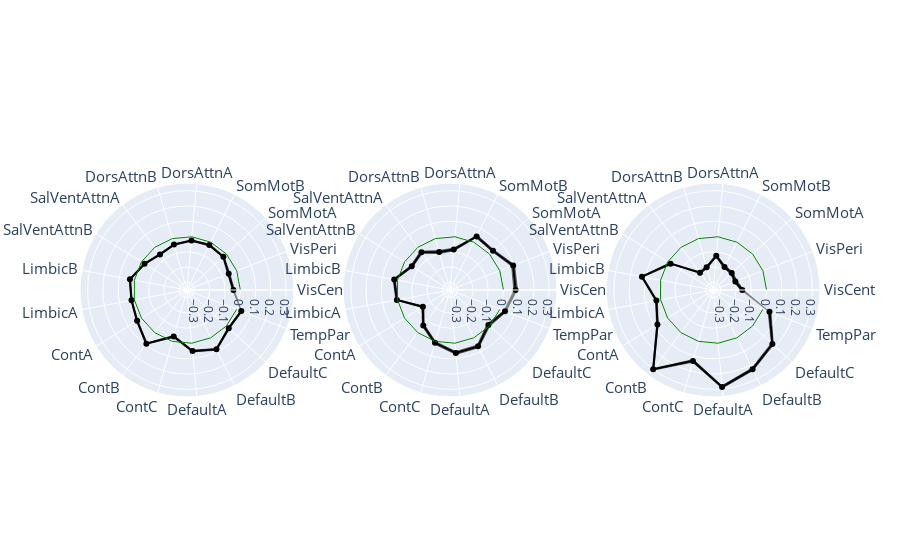

The code cell stored with this chart in its notebook:
### Code cell
fig = make_subplots(rows=1, cols=3, specs=[[{'type': 'polar'} for k in range(3)]])

theta = cortex_key_labels

for k in range(3):
    r_values = state_auc_network[k,:]
    
    fig.add_trace(go.Scatterpolar(
        r=r_values - 2*state_auc_se[k,:],
        theta=theta,
        mode='lines',
        line = dict(color='black', width = .5)),row=1, col=k+1)

    fig.add_trace(go.Scatterpolar(
        r=r_values + 2*state_auc_se[k,:],
        theta=theta,
        mode='lines',
        fill='tonext',  
        fillcolor='grey', 
        line = dict(color='black', width = .5)),row=1, col=k+1)
    
    fig.add_trace(go.Scatterpolar(
        r=r_values,
        theta=theta,
        mode = "lines+markers",
        #fill='none',
        line=dict(color='black', width = 2)),row=1, col=k+1)

    # add a threshold trace or trace of zeros/baselines
    fig.add_trace(go.Scatterpolar(
        r=np.zeros((len(r_values))),
        theta=theta,
        fill='none',
        line=dict(color='green', width = 1),
        marker=dict(opacity=0)),row=1, col=k+1)
    
# set common range
fig.update_polars(radialaxis=dict(range=[-.35, .35],
                                tickmode='linear', dtick=0.1),
                  radialaxis_tickfont_size=12,
                  angularaxis_tickfont_size=15),

fig.update_layout(
showlegend=False,
)

# import plotly.io as pio
# pio.write_image(fig, "Fig/polar_plot/state1-3.pdf", width = 1400, height=500, scale = 1)

fig.show()

### Figure 1 — Plotly figure (JSON) as saved in the notebook; plotly's stock layout.template omitted (floating-point values rounded to 4 significant figures)
{"data": [{"line": {"color": "black", "width": 0.5}, "mode": "lines", "r": [-0.05235, -0.06404, -0.03236, -0.02669, -0.02994, -0.04574, -0.06282, -0.02867, 0.02474, 0.01454, 0.02842, 0.0835, -0.04053, 0.04646, 0.07802, 0.01526, 0.02666], "subplot": "polar", "theta": ["VisCent", "VisPeri", "SomMotA", "SomMotB", "DorsAttnA", "DorsAttnB", "SalVentAttnA", "SalVentAttnB", "LimbicB", "LimbicA", "ContA", "ContB", "ContC", "DefaultA", "DefaultB", "DefaultC", "TempPar"], "type": "scatterpolar"}, {"fill": "tonext", "fillcolor": "grey", "line": {"color": "black", "width": 0.5}, "mode": "lines", "r": [-0.03789, -0.0486, -0.0215, -0.01508, -0.01998, -0.03561, -0.05275, -0.01899, 0.03441, 0.02318, 0.03838, 0.09693, -0.02738, 0.0575, 0.09039, 0.02666, 0.03785], "subplot": "polar", "theta": ["VisCent", "VisPeri", "SomMotA", "SomMotB", "DorsAttnA", "DorsAttnB", "SalVentAttnA", "SalVentAttnB", "LimbicB", "LimbicA", "ContA", "ContB", "ContC", "DefaultA", "DefaultB", "DefaultC", "TempPar"], "type": "scatterpolar"}, {"line": {"color": "black", "width": 2}, "mode": "lines+markers", "r": [-0.04512, -0.05632, -0.02693, -0.02089, -0.02496, -0.04068, -0.05778, -0.02383, 0.02958, 0.01886, 0.0334, 0.09022, -0.03396, 0.05198, 0.0842, 0.02096, 0.03226], "subplot": "polar", "theta": ["VisCent", "VisPeri", "SomMotA", "SomMotB", "DorsAttnA", "DorsAttnB", "SalVentAttnA", "SalVentAttnB", "LimbicB", "LimbicA", "ContA", "ContB", "ContC", "DefaultA", "DefaultB", "DefaultC", "TempPar"], "type": "scatterpolar"}, {"fill": "none", "line": {"color": "green", "width": 1}, "marker": {"opacity": 0}, "r": [0.0, 0.0, 0.0, 0.0, 0.0, 0.0, 0.0, 0.0, 0.0, 0.0, 0.0, 0.0, 0.0, 0.0, 0.0, 0.0, 0.0], "subplot": "polar", "theta": ["VisCent", "VisPeri", "SomMotA", "SomMotB", "DorsAttnA", "DorsAttnB", "SalVentAttnA", "SalVentAttnB", "LimbicB", "LimbicA", "ContA", "ContB", "ContC", "DefaultA", "DefaultB", "DefaultC", "TempPar"], "type": "scatterpolar"}, {"line": {"color": "black", "width": 0.5}, "mode": "lines", "r": [0.06766, 0.0827, 0.02319, 0.03312, -0.09308, -0.1017, -0.04884, -0.06379, 0.01358, -0.002967, -0.1503, -0.06877, -7.118e-05, 0.05457, 0.05226, -0.0209, 0.02734], "subplot": "polar2", "theta": ["VisCent", "VisPeri", "SomMotA", "SomMotB", "DorsAttnA", "DorsAttnB", "SalVentAttnA", "SalVentAttnB", "LimbicB", "LimbicA", "ContA", "ContB", "ContC", "DefaultA", "DefaultB", "DefaultC", "TempPar"], "type": "scatterpolar"}, {"fill": "tonext", "fillcolor": "grey", "line": {"color": "black", "width": 0.5}, "mode": "lines", "r": [0.09184, 0.1046, 0.03908, 0.04972, -0.07363, -0.08132, -0.03075, -0.04707, 0.02968, 0.01072, -0.1323, -0.05056, 0.01924, 0.0736, 0.07232, 0.0015, 0.04535], "subplot": "polar2", "theta": ["VisCent", "VisPeri", "SomMotA", "SomMotB", "DorsAttnA", "DorsAttnB", "SalVentAttnA", "SalVentAttnB", "LimbicB", "LimbicA", "ContA", "ContB", "ContC", "DefaultA", "DefaultB", "DefaultC", "TempPar"], "type": "scatterpolar"}, {"line": {"color": "black", "width": 2}, "mode": "lines+markers", "r": [0.07975, 0.09364, 0.03114, 0.04142, -0.08336, -0.09152, -0.03979, -0.05543, 0.02163, 0.003876, -0.1413, -0.05966, 0.009587, 0.06409, 0.06229, -0.0097, 0.03635], "subplot": "polar2", "theta": ["VisCent", "VisPeri", "SomMotA", "SomMotB", "DorsAttnA", "DorsAttnB", "SalVentAttnA", "SalVentAttnB", "LimbicB", "LimbicA", "ContA", "ContB", "ContC", "DefaultA", "DefaultB", "DefaultC", "TempPar"], "type": "scatterpolar"}, {"fill": "none", "line": {"color": "green", "width": 1}, "marker": {"opacity": 0}, "r": [0.0, 0.0, 0.0, 0.0, 0.0, 0.0, 0.0, 0.0, 0.0, 0.0, 0.0, 0.0, 0.0, 0.0, 0.0, 0.0, 0.0], "subplot": "polar2", "theta": ["VisCent", "VisPeri", "SomMotA", "SomMotB", "DorsAttnA", "DorsAttnB", "SalVentAttnA", "SalVentAttnB", "LimbicB", "LimbicA", "ContA", "ContB", "ContC", "DefaultA", "DefaultB", "DefaultC", "TempPar"], "type": "scatterpolar"}, {"line": {"color": "black", "width": 0.5}, "mode": "lines", "r": [-0.17, -0.2044, -0.1948, -0.1918, -0.1346, -0.204, -0.2156, -0.03087, 0.117, 0.02175, 0.072, 0.2934, 0.1233, 0.2794, 0.2207, 0.1665, 0.0352], "subplot": "polar3", "theta": ["VisCent", "VisPeri", "SomMotA", "SomMotB", "DorsAttnA", "DorsAttnB", "SalVentAttnA", "SalVentAttnB", "LimbicB", "LimbicA", "ContA", "ContB", "ContC", "DefaultA", "DefaultB", "DefaultC", "TempPar"], "type": "scatterpolar"}, {"fill": "tonext", "fillcolor": "grey", "line": {"color": "black", "width": 0.5}, "mode": "lines", "r": [-0.148, -0.1829, -0.1753, -0.1728, -0.1161, -0.1871, -0.1999, -0.01364, 0.131, 0.03408, 0.08546, 0.309, 0.142, 0.2957, 0.2383, 0.1844, 0.05703], "subplot": "polar3", "theta": ["VisCent", "VisPeri", "SomMotA", "SomMotB", "DorsAttnA", "DorsAttnB", "SalVentAttnA", "SalVentAttnB", "LimbicB", "LimbicA", "ContA", "ContB", "ContC", "DefaultA", "DefaultB", "DefaultC", "TempPar"], "type": "scatterpolar"}, {"line": {"color": "black", "width": 2}, "mode": "lines+markers", "r": [-0.159, -0.1937, -0.185, -0.1823, -0.1253, -0.1955, -0.2078, -0.02225, 0.124, 0.02792, 0.07873, 0.3012, 0.1327, 0.2876, 0.2295, 0.1755, 0.04611], "subplot": "polar3", "theta": ["VisCent", "VisPeri", "SomMotA", "SomMotB", "DorsAttnA", "DorsAttnB", "SalVentAttnA", "SalVentAttnB", "LimbicB", "LimbicA", "ContA", "ContB", "ContC", "DefaultA", "DefaultB", "DefaultC", "TempPar"], "type": "scatterpolar"}, {"fill": "none", "line": {"color": "green", "width": 1}, "marker": {"opacity": 0}, "r": [0.0, 0.0, 0.0, 0.0, 0.0, 0.0, 0.0, 0.0, 0.0, 0.0, 0.0, 0.0, 0.0, 0.0, 0.0, 0.0, 0.0], "subplot": "polar3", "theta": ["VisCent", "VisPeri", "SomMotA", "SomMotB", "DorsAttnA", "DorsAttnB", "SalVentAttnA", "SalVentAttnB", "LimbicB", "LimbicA", "ContA", "ContB", "ContC", "DefaultA", "DefaultB", "DefaultC", "TempPar"], "type": "scatterpolar"}], "layout": {"polar": {"angularaxis": {"tickfont": {"size": 15}}, "domain": {"x": [0, 0.2889], "y": [0, 1]}, "radialaxis": {"dtick": 0.1, "range": [-0.35, 0.35], "tickfont": {"size": 12}, "tickmode": "linear"}}, "polar2": {"angularaxis": {"tickfont": {"size": 15}}, "domain": {"x": [0.3556, 0.6444], "y": [0, 1]}, "radialaxis": {"dtick": 0.1, "range": [-0.35, 0.35], "tickfont": {"size": 12}, "tickmode": "linear"}}, "polar3": {"angularaxis": {"tickfont": {"size": 15}}, "domain": {"x": [0.7111, 1], "y": [0, 1]}, "radialaxis": {"dtick": 0.1, "range": [-0.35, 0.35], "tickfont": {"size": 12}, "tickmode": "linear"}}, "showlegend": false}}
